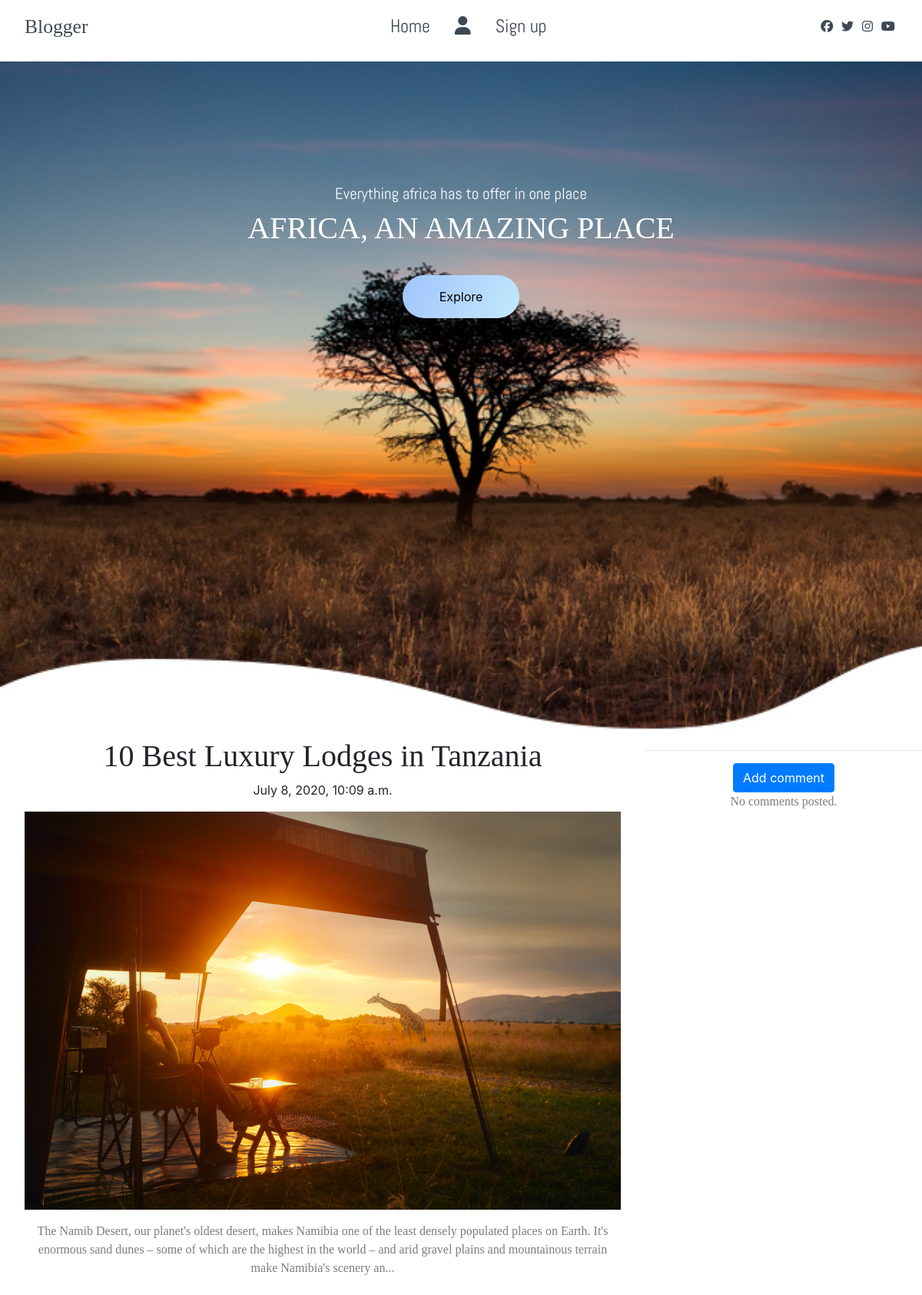
/post/6, run on the app's committed database.
### blog/models.py (models this page shows, shortened)
class Post(models.Model):
    author = models.ForeignKey('auth.User',on_delete=models.CASCADE)
    title = models.CharField(max_length=200)
    text = models.TextField()
    image = models.ImageField()
    category = models.CharField(max_length=200, choices = cat_choices)
    created_date = models.DateTimeField(default=timezone.now)
    published_date = models.DateTimeField(blank=True, null=True)

### blog/views.py (the view)
# urls.py: path('post/<int:pk>', views.PostDetailView.as_view(), name='post_detail'),
class PostDetailView(DetailView):
    model = Post

### blog/templates/blog/post_detail.html (shortened to what this page needs)
{% extends 'blog/base.html' %}
{% block content %}
  <section class ="site-content">
    <div class ="post">
      <h1 class='posttitle loader'>{{ post.title }}</h1>
      {% if post.published_date %}
          <div class="date postdate">
              {{ post.published_date }}
          </div>
      {% elif user.is_staff %}
          <a class="btn btn-outline-dark" href="{% url 'post_publish' pk=post.pk %}">Publish</a>
      {% endif %}
      <div class="post-content" data-aos="zoom-in" data-aos-delay="200">
        <div class="post-image">
          <div>
            <img src="{{post.image.url}}" class="img"/>
          </div>
        <p class='postcontent' >{{ post.text|safe|linebreaksbr }}</p>
       </div>
      </div>
    </div>
    <div class ="comment">
      <hr>
      <a class="btn btn-primary btn-comment" href="{% url 'add_comment_to_post' pk=post.pk %}">Add comment</a>
      {% for comment in post.comments.all %}
      <br>
        {% if user.is_authenticated or comment.approved_comment %}
          {{ comment.created_date }}
          {% if not comment.approved_comment and user.is_staff %}
              <a class="btn btn-danger" href="{% url 'comment_remove' pk=comment.pk %}"><span class="fa fa-remove"></span></a>
              <a class="btn btn-primary" href="{% url 'comment_approve' pk=comment.pk %}"><span class="fa fa-check"></span></a>
              <p>{{ comment.text|safe|linebreaks }}</p>
              <p>Posted by: <strong>{{ comment.author }}</strong></p>
          {% else %}
              <p>{{ comment.text|safe|linebreaks }}</p>
              <p>Posted by: <strong>{{ comment.author }}</strong></p>
          {% endif %}
        {% endif %}
      {% empty %}
          <p>No comments posted.</p>
      {% endfor %}
    </div>
  </section>
{% endblock %}

### blog/static/css/style1.css (style rules this page uses)
html, body { margin: 0%; box-sizing: border-box; overflow-x: hidden; }
:root { --text-gray: #3f4954; --text-light: #686666da; --bg-color: #0f0f0f; --white: #ffff; --midnight: #104f55; --sky: linear-gradient(120deg, #a1c4fd 0%, #c2e9fb 100%); --Abel: "Abel", cursive; --Anton: "Anton", cursive; --Josefin: "Josefin", cursive; --Lexend: "Lexend", cursive; --Livvic: "Livvic" cursive; }
a { text-decoration: none; color: var(--text-gray); }
h1 { font-family: var(--Lexend); font-size: 2.5rem; }
p { font-family: var(--Lexend); color: var(--text-light); }
main .site-content { display: grid; grid-template-columns: 70% 30%; }
main .post-content { width: 100%; }
main .site-content .post-content > .post-image, .post-tittle { padding: 1rem 2rem; position: relative; }
main .site-content .post-content > .post-image > div { overflow: hidden; }
main .site-content .post-content > .post-image .img { width: 100%; transition: 1s ease; }

### data on the page
Post: title "10 Best Luxury Lodges in Tanzania", published_date "July 8, 2020, 10:09 a.m.", image (picture), text "The Namib Desert, our planet's oldest desert, makes Namibia one of the least densely populated places on Earth. It's enormous sand dunes – some of which are the highest in the world – and arid gravel plains and mountainous terrain make Namibia's scenery an..."
